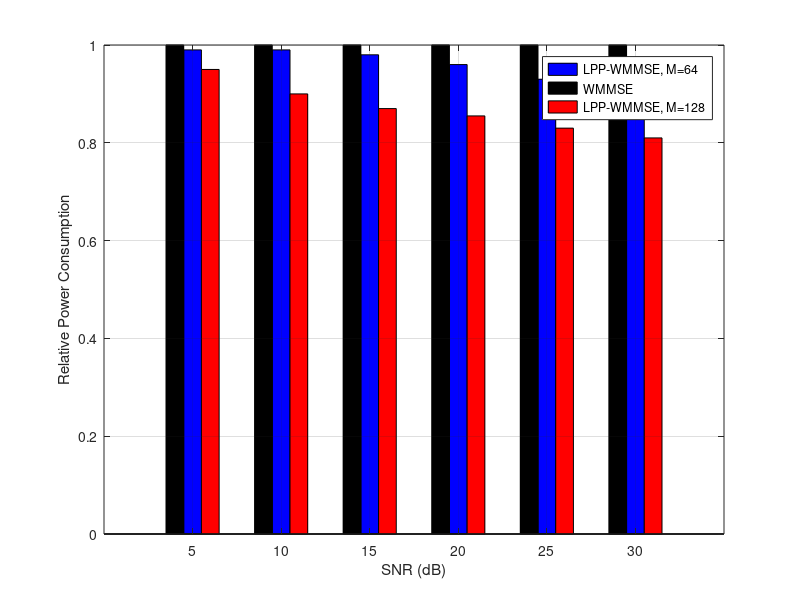

Write the MATLAB code that produced this figure.
dB = [0 : 5 : 30];
rM8Q8C7 = [259, 340, 422, 510, 590, 650, 692];
wmmseM8Q8C7 = [278, 357, 430, 495, 536, 562, 584];

rM8Q16C7 = [289, 390, 482, 596, 722, 845, 957];

rM4Q5C7 = [130, 175, 233, 286, 315, 336, 342];
wmmseM4Q5C7 = [164, 213, 258, 290, 309, 315, 319];
% power consumption 100%

plot(dB, rM8Q16C7, '-o', dB, rM8Q8C7, '-s', dB, wmmseM8Q8C7, '-p', dB, rM4Q5C7, '-^', dB, wmmseM4Q5C7, '-d', 'LineWidth', 1.5);
legend('LPP-WMMSE, M=128, G=16', 'LPP-WMMSE, M=64, G=8', 'WMMSE, M=64', 'LPP-WMMSE, M=20, G=5', 'WMMSE, M=20');
grid on;
xlabel('SNR (dB)');
ylabel('System Throughput (bits per channel user)');

dB = [5 : 5 : 30];
rpcWMMSE = [1, 1, 1, 1, 1, 1];
rpcM8Q8C7 = [0.99 0.99 0.98 0.96, 0.93, 0.905];
rpcM8Q16C7 = [0.95 0.90 0.87 0.855 0.83 0.81];
bar1 = bar(dB, rpcM8Q8C7, 'BarWidth', 0.2, 'FaceColor', 'b');
hold on;
bar2 = bar(dB - 1, rpcWMMSE, 'BarWidth', 0.2, 'FaceColor', 'k');
hold on;
bar3 = bar(dB + 1, rpcM8Q16C7, 'BarWidth', 0.2, 'FaceColor', 'r');
xlabel('SNR (dB)');
ylabel('Relative Power Consumption');
grid on;
legend('LPP-WMMSE, M=64', 'WMMSE', 'LPP-WMMSE, M=128');
